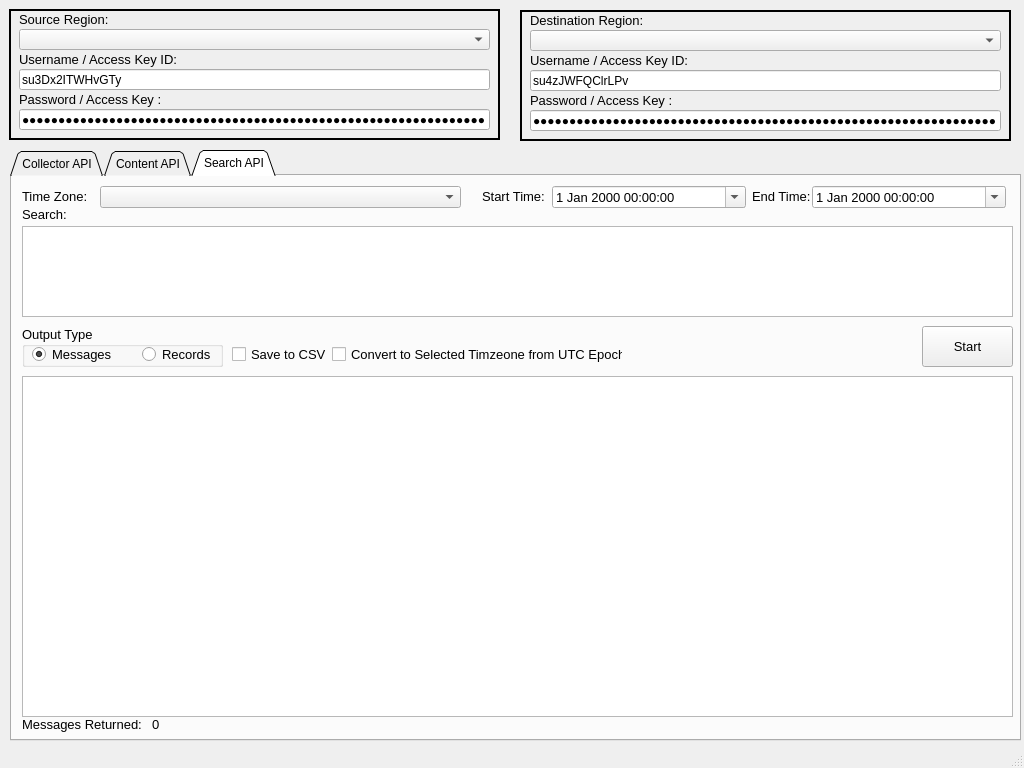
<?xml version="1.0" encoding="UTF-8"?>
<ui version="4.0">
 <class>MainWindow</class>
 <widget class="QMainWindow" name="MainWindow">
  <property name="geometry">
   <rect>
    <x>0</x>
    <y>0</y>
    <width>1024</width>
    <height>768</height>
   </rect>
  </property>
  <property name="sizePolicy">
   <sizepolicy hsizetype="Fixed" vsizetype="Fixed">
    <horstretch>0</horstretch>
    <verstretch>0</verstretch>
   </sizepolicy>
  </property>
  <property name="minimumSize">
   <size>
    <width>1024</width>
    <height>768</height>
   </size>
  </property>
  <property name="maximumSize">
   <size>
    <width>1024</width>
    <height>768</height>
   </size>
  </property>
  <property name="windowTitle">
   <string>SumoLogicToolBox</string>
  </property>
  <widget class="QWidget" name="centralwidget">
   <widget class="QTabWidget" name="tabWidget">
    <property name="geometry">
     <rect>
      <x>10</x>
      <y>150</y>
      <width>1011</width>
      <height>591</height>
     </rect>
    </property>
    <property name="sizePolicy">
     <sizepolicy hsizetype="Fixed" vsizetype="Fixed">
      <horstretch>0</horstretch>
      <verstretch>0</verstretch>
     </sizepolicy>
    </property>
    <property name="tabShape">
     <enum>QTabWidget::Triangular</enum>
    </property>
    <property name="currentIndex">
     <number>2</number>
    </property>
    <widget class="QWidget" name="CollectorAPI">
     <attribute name="title">
      <string>Collector API</string>
     </attribute>
     <widget class="QPushButton" name="pushButtonUpdateListSource">
      <property name="geometry">
       <rect>
        <x>10</x>
        <y>10</y>
        <width>111</width>
        <height>31</height>
       </rect>
      </property>
      <property name="contextMenuPolicy">
       <enum>Qt::NoContextMenu</enum>
      </property>
      <property name="text">
       <string>Update</string>
      </property>
     </widget>
     <widget class="QListWidget" name="listWidgetSourceCollectors">
      <property name="geometry">
       <rect>
        <x>10</x>
        <y>70</y>
        <width>491</width>
        <height>191</height>
       </rect>
      </property>
      <property name="font">
       <font>
        <family>Arial</family>
        <pointsize>10</pointsize>
       </font>
      </property>
      <property name="contextMenuPolicy">
       <enum>Qt::NoContextMenu</enum>
      </property>
      <property name="horizontalScrollBarPolicy">
       <enum>Qt::ScrollBarAsNeeded</enum>
      </property>
      <property name="editTriggers">
       <set>QAbstractItemView::NoEditTriggers</set>
      </property>
      <property name="alternatingRowColors">
       <bool>true</bool>
      </property>
      <property name="selectionMode">
       <enum>QAbstractItemView::SingleSelection</enum>
      </property>
      <property name="sortingEnabled">
       <bool>true</bool>
      </property>
     </widget>
     <widget class="QListWidget" name="listWidgetSourceSources">
      <property name="geometry">
       <rect>
        <x>10</x>
        <y>290</y>
        <width>491</width>
        <height>201</height>
       </rect>
      </property>
      <property name="font">
       <font>
        <family>Arial</family>
        <pointsize>10</pointsize>
       </font>
      </property>
      <property name="editTriggers">
       <set>QAbstractItemView::NoEditTriggers</set>
      </property>
      <property name="alternatingRowColors">
       <bool>true</bool>
      </property>
      <property name="selectionMode">
       <enum>QAbstractItemView::MultiSelection</enum>
      </property>
      <property name="sortingEnabled">
       <bool>true</bool>
      </property>
     </widget>
     <widget class="QLabel" name="label_7">
      <property name="geometry">
       <rect>
        <x>10</x>
        <y>50</y>
        <width>81</width>
        <height>16</height>
       </rect>
      </property>
      <property name="font">
       <font>
        <family>Arial</family>
        <pointsize>10</pointsize>
       </font>
      </property>
      <property name="text">
       <string>Collectors:</string>
      </property>
     </widget>
     <widget class="QLabel" name="label_8">
      <property name="geometry">
       <rect>
        <x>10</x>
        <y>270</y>
        <width>81</width>
        <height>16</height>
       </rect>
      </property>
      <property name="font">
       <font>
        <family>Arial</family>
        <pointsize>10</pointsize>
       </font>
      </property>
      <property name="text">
       <string>Sources:</string>
      </property>
     </widget>
     <widget class="QListWidget" name="listWidgetDestinationCollectors">
      <property name="geometry">
       <rect>
        <x>520</x>
        <y>70</y>
        <width>491</width>
        <height>191</height>
       </rect>
      </property>
      <property name="font">
       <font>
        <family>Arial</family>
        <pointsize>10</pointsize>
       </font>
      </property>
      <property name="contextMenuPolicy">
       <enum>Qt::NoContextMenu</enum>
      </property>
      <property name="editTriggers">
       <set>QAbstractItemView::NoEditTriggers</set>
      </property>
      <property name="alternatingRowColors">
       <bool>true</bool>
      </property>
      <property name="sortingEnabled">
       <bool>true</bool>
      </property>
     </widget>
     <widget class="QListWidget" name="listWidgetDestinationSources">
      <property name="geometry">
       <rect>
        <x>520</x>
        <y>290</y>
        <width>491</width>
        <height>201</height>
       </rect>
      </property>
      <property name="font">
       <font>
        <family>Arial</family>
        <pointsize>10</pointsize>
       </font>
      </property>
      <property name="contextMenuPolicy">
       <enum>Qt::NoContextMenu</enum>
      </property>
      <property name="editTriggers">
       <set>QAbstractItemView::NoEditTriggers</set>
      </property>
      <property name="alternatingRowColors">
       <bool>true</bool>
      </property>
      <property name="selectionMode">
       <enum>QAbstractItemView::MultiSelection</enum>
      </property>
      <property name="sortingEnabled">
       <bool>true</bool>
      </property>
     </widget>
     <widget class="QLabel" name="label_9">
      <property name="geometry">
       <rect>
        <x>520</x>
        <y>50</y>
        <width>81</width>
        <height>16</height>
       </rect>
      </property>
      <property name="font">
       <font>
        <family>Arial</family>
        <pointsize>10</pointsize>
       </font>
      </property>
      <property name="text">
       <string>Collectors:</string>
      </property>
     </widget>
     <widget class="QLabel" name="label_10">
      <property name="geometry">
       <rect>
        <x>520</x>
        <y>270</y>
        <width>81</width>
        <height>16</height>
       </rect>
      </property>
      <property name="font">
       <font>
        <family>Arial</family>
        <pointsize>10</pointsize>
       </font>
      </property>
      <property name="text">
       <string>Sources:</string>
      </property>
     </widget>
     <widget class="QPushButton" name="pushButtonCopyCollectorsToDest">
      <property name="geometry">
       <rect>
        <x>430</x>
        <y>500</y>
        <width>75</width>
        <height>23</height>
       </rect>
      </property>
      <property name="contextMenuPolicy">
       <enum>Qt::NoContextMenu</enum>
      </property>
      <property name="text">
       <string>Copy -&gt;</string>
      </property>
     </widget>
     <widget class="QPushButton" name="pushButtonUpdateListDestination">
      <property name="geometry">
       <rect>
        <x>520</x>
        <y>10</y>
        <width>111</width>
        <height>31</height>
       </rect>
      </property>
      <property name="contextMenuPolicy">
       <enum>Qt::NoContextMenu</enum>
      </property>
      <property name="text">
       <string>Update</string>
      </property>
     </widget>
    </widget>
    <widget class="QWidget" name="ContentAPI">
     <attribute name="title">
      <string>Content API</string>
     </attribute>
     <widget class="QLabel" name="label_12">
      <property name="geometry">
       <rect>
        <x>330</x>
        <y>230</y>
        <width>371</width>
        <height>91</height>
       </rect>
      </property>
      <property name="font">
       <font>
        <family>Arial</family>
        <pointsize>28</pointsize>
       </font>
      </property>
      <property name="text">
       <string>Not Yet Implemented</string>
      </property>
      <property name="textFormat">
       <enum>Qt::AutoText</enum>
      </property>
     </widget>
    </widget>
    <widget class="QWidget" name="SearchAPI">
     <attribute name="title">
      <string>Search API</string>
     </attribute>
     <widget class="QLabel" name="label_11">
      <property name="geometry">
       <rect>
        <x>10</x>
        <y>30</y>
        <width>46</width>
        <height>16</height>
       </rect>
      </property>
      <property name="font">
       <font>
        <family>Arial</family>
        <pointsize>10</pointsize>
       </font>
      </property>
      <property name="text">
       <string>Search:</string>
      </property>
     </widget>
     <widget class="QPushButton" name="pushButtonStartSearch">
      <property name="geometry">
       <rect>
        <x>910</x>
        <y>150</y>
        <width>91</width>
        <height>41</height>
       </rect>
      </property>
      <property name="font">
       <font>
        <family>Arial</family>
        <pointsize>10</pointsize>
       </font>
      </property>
      <property name="text">
       <string>Start</string>
      </property>
     </widget>
     <widget class="QTableWidget" name="tableWidgetSearchResults">
      <property name="geometry">
       <rect>
        <x>10</x>
        <y>200</y>
        <width>991</width>
        <height>341</height>
       </rect>
      </property>
      <property name="font">
       <font>
        <family>Liberation Mono</family>
        <pointsize>8</pointsize>
       </font>
      </property>
      <property name="editTriggers">
       <set>QAbstractItemView::NoEditTriggers</set>
      </property>
      <property name="alternatingRowColors">
       <bool>true</bool>
      </property>
      <property name="selectionMode">
       <enum>QAbstractItemView::NoSelection</enum>
      </property>
      <property name="selectionBehavior">
       <enum>QAbstractItemView::SelectItems</enum>
      </property>
      <property name="textElideMode">
       <enum>Qt::ElideNone</enum>
      </property>
      <property name="horizontalScrollMode">
       <enum>QAbstractItemView::ScrollPerPixel</enum>
      </property>
      <attribute name="horizontalHeaderCascadingSectionResizes">
       <bool>true</bool>
      </attribute>
      <attribute name="horizontalHeaderStretchLastSection">
       <bool>true</bool>
      </attribute>
      <attribute name="verticalHeaderVisible">
       <bool>false</bool>
      </attribute>
      <attribute name="verticalHeaderStretchLastSection">
       <bool>false</bool>
      </attribute>
     </widget>
     <widget class="QPlainTextEdit" name="plainTextEditSearch">
      <property name="geometry">
       <rect>
        <x>10</x>
        <y>50</y>
        <width>991</width>
        <height>91</height>
       </rect>
      </property>
      <property name="font">
       <font>
        <family>Arial</family>
        <pointsize>10</pointsize>
       </font>
      </property>
      <property name="frameShadow">
       <enum>QFrame::Plain</enum>
      </property>
     </widget>
     <widget class="QGroupBox" name="groupBoxSearchType">
      <property name="geometry">
       <rect>
        <x>10</x>
        <y>150</y>
        <width>201</width>
        <height>41</height>
       </rect>
      </property>
      <property name="font">
       <font>
        <family>Arial</family>
        <pointsize>10</pointsize>
       </font>
      </property>
      <property name="title">
       <string>Output Type</string>
      </property>
      <widget class="QRadioButton" name="radioButtonMessages">
       <property name="geometry">
        <rect>
         <x>10</x>
         <y>20</y>
         <width>82</width>
         <height>17</height>
        </rect>
       </property>
       <property name="font">
        <font>
         <family>Arial</family>
         <pointsize>10</pointsize>
        </font>
       </property>
       <property name="text">
        <string>Messages</string>
       </property>
       <property name="checked">
        <bool>true</bool>
       </property>
       <attribute name="buttonGroup">
        <string notr="true">buttonGroupOutputType</string>
       </attribute>
      </widget>
      <widget class="QRadioButton" name="radioButton_2">
       <property name="geometry">
        <rect>
         <x>120</x>
         <y>20</y>
         <width>82</width>
         <height>17</height>
        </rect>
       </property>
       <property name="text">
        <string>Records</string>
       </property>
       <attribute name="buttonGroup">
        <string notr="true">buttonGroupOutputType</string>
       </attribute>
      </widget>
     </widget>
     <widget class="QDateTimeEdit" name="dateTimeEditSearchEndTime">
      <property name="geometry">
       <rect>
        <x>800</x>
        <y>10</y>
        <width>194</width>
        <height>22</height>
       </rect>
      </property>
      <property name="font">
       <font>
        <family>Arial</family>
        <pointsize>10</pointsize>
       </font>
      </property>
      <property name="calendarPopup">
       <bool>true</bool>
      </property>
     </widget>
     <widget class="QLabel" name="label_13">
      <property name="geometry">
       <rect>
        <x>740</x>
        <y>10</y>
        <width>61</width>
        <height>21</height>
       </rect>
      </property>
      <property name="font">
       <font>
        <family>Arial</family>
        <pointsize>10</pointsize>
       </font>
      </property>
      <property name="text">
       <string>End Time:</string>
      </property>
     </widget>
     <widget class="QDateTimeEdit" name="dateTimeEditSearchStartTime">
      <property name="geometry">
       <rect>
        <x>540</x>
        <y>10</y>
        <width>194</width>
        <height>22</height>
       </rect>
      </property>
      <property name="font">
       <font>
        <family>Arial</family>
        <pointsize>10</pointsize>
       </font>
      </property>
      <property name="calendarPopup">
       <bool>true</bool>
      </property>
     </widget>
     <widget class="QLabel" name="label_14">
      <property name="geometry">
       <rect>
        <x>470</x>
        <y>10</y>
        <width>71</width>
        <height>21</height>
       </rect>
      </property>
      <property name="font">
       <font>
        <family>Arial</family>
        <pointsize>10</pointsize>
       </font>
      </property>
      <property name="text">
       <string>Start Time:</string>
      </property>
     </widget>
     <widget class="QComboBox" name="comboBoxTimeZone">
      <property name="geometry">
       <rect>
        <x>88</x>
        <y>10</y>
        <width>361</width>
        <height>22</height>
       </rect>
      </property>
     </widget>
     <widget class="QLabel" name="label_15">
      <property name="geometry">
       <rect>
        <x>10</x>
        <y>10</y>
        <width>71</width>
        <height>21</height>
       </rect>
      </property>
      <property name="font">
       <font>
        <family>Arial</family>
        <pointsize>10</pointsize>
       </font>
      </property>
      <property name="text">
       <string>Time Zone:</string>
      </property>
     </widget>
     <widget class="QLabel" name="label_16">
      <property name="geometry">
       <rect>
        <x>10</x>
        <y>540</y>
        <width>121</width>
        <height>16</height>
       </rect>
      </property>
      <property name="font">
       <font>
        <family>Arial</family>
        <pointsize>10</pointsize>
       </font>
      </property>
      <property name="text">
       <string>Messages Returned:</string>
      </property>
     </widget>
     <widget class="QLabel" name="labelSearchResultCount">
      <property name="geometry">
       <rect>
        <x>140</x>
        <y>540</y>
        <width>111</width>
        <height>16</height>
       </rect>
      </property>
      <property name="font">
       <font>
        <family>Arial</family>
        <pointsize>10</pointsize>
       </font>
      </property>
      <property name="text">
       <string>0</string>
      </property>
     </widget>
     <widget class="QCheckBox" name="checkBoxSaveSearch">
      <property name="geometry">
       <rect>
        <x>220</x>
        <y>170</y>
        <width>101</width>
        <height>17</height>
       </rect>
      </property>
      <property name="font">
       <font>
        <family>Arial</family>
        <pointsize>10</pointsize>
       </font>
      </property>
      <property name="text">
       <string>Save to CSV</string>
      </property>
     </widget>
     <widget class="QCheckBox" name="checkBoxConvertTimeFromEpoch">
      <property name="geometry">
       <rect>
        <x>320</x>
        <y>170</y>
        <width>291</width>
        <height>17</height>
       </rect>
      </property>
      <property name="font">
       <font>
        <family>Arial</family>
        <pointsize>10</pointsize>
       </font>
      </property>
      <property name="text">
       <string>Convert to Selected Timzeone from UTC Epoch</string>
      </property>
     </widget>
    </widget>
   </widget>
   <widget class="QFrame" name="frame">
    <property name="geometry">
     <rect>
      <x>9</x>
      <y>9</y>
      <width>491</width>
      <height>131</height>
     </rect>
    </property>
    <property name="frameShape">
     <enum>QFrame::Box</enum>
    </property>
    <property name="frameShadow">
     <enum>QFrame::Plain</enum>
    </property>
    <property name="lineWidth">
     <number>2</number>
    </property>
    <property name="midLineWidth">
     <number>2</number>
    </property>
    <widget class="QLabel" name="label">
     <property name="geometry">
      <rect>
       <x>10</x>
       <y>0</y>
       <width>91</width>
       <height>21</height>
      </rect>
     </property>
     <property name="font">
      <font>
       <family>Arial</family>
       <pointsize>10</pointsize>
      </font>
     </property>
     <property name="text">
      <string>Source Region:</string>
     </property>
    </widget>
    <widget class="QComboBox" name="comboBoxSourceRegion">
     <property name="geometry">
      <rect>
       <x>10</x>
       <y>20</y>
       <width>471</width>
       <height>21</height>
      </rect>
     </property>
     <property name="contextMenuPolicy">
      <enum>Qt::NoContextMenu</enum>
     </property>
     <property name="insertPolicy">
      <enum>QComboBox::InsertAfterCurrent</enum>
     </property>
    </widget>
    <widget class="QLabel" name="label_2">
     <property name="geometry">
      <rect>
       <x>10</x>
       <y>40</y>
       <width>171</width>
       <height>21</height>
      </rect>
     </property>
     <property name="font">
      <font>
       <family>Arial</family>
       <pointsize>10</pointsize>
      </font>
     </property>
     <property name="text">
      <string>Username / Access Key ID:</string>
     </property>
    </widget>
    <widget class="QLineEdit" name="SourceUserName">
     <property name="geometry">
      <rect>
       <x>10</x>
       <y>60</y>
       <width>471</width>
       <height>21</height>
      </rect>
     </property>
     <property name="contextMenuPolicy">
      <enum>Qt::NoContextMenu</enum>
     </property>
     <property name="text">
      <string>su3Dx2ITWHvGTy</string>
     </property>
    </widget>
    <widget class="QLabel" name="label_4">
     <property name="geometry">
      <rect>
       <x>10</x>
       <y>80</y>
       <width>171</width>
       <height>21</height>
      </rect>
     </property>
     <property name="font">
      <font>
       <family>Arial</family>
       <pointsize>10</pointsize>
      </font>
     </property>
     <property name="text">
      <string>Password / Access Key :</string>
     </property>
    </widget>
    <widget class="QLineEdit" name="SourcePassword">
     <property name="geometry">
      <rect>
       <x>10</x>
       <y>100</y>
       <width>471</width>
       <height>21</height>
      </rect>
     </property>
     <property name="contextMenuPolicy">
      <enum>Qt::NoContextMenu</enum>
     </property>
     <property name="text">
      <string>ujzTeJN1gTiQ5C8xXiUco2H32lCcK2UUejOCdsnyYqKp3gLQkCMMIm45FrwqOCSm</string>
     </property>
     <property name="echoMode">
      <enum>QLineEdit::Password</enum>
     </property>
    </widget>
   </widget>
   <widget class="QFrame" name="frame_2">
    <property name="geometry">
     <rect>
      <x>520</x>
      <y>10</y>
      <width>491</width>
      <height>131</height>
     </rect>
    </property>
    <property name="frameShape">
     <enum>QFrame::Box</enum>
    </property>
    <property name="frameShadow">
     <enum>QFrame::Plain</enum>
    </property>
    <property name="lineWidth">
     <number>2</number>
    </property>
    <property name="midLineWidth">
     <number>2</number>
    </property>
    <widget class="QLabel" name="label_3">
     <property name="geometry">
      <rect>
       <x>10</x>
       <y>0</y>
       <width>121</width>
       <height>21</height>
      </rect>
     </property>
     <property name="font">
      <font>
       <family>Arial</family>
       <pointsize>10</pointsize>
      </font>
     </property>
     <property name="text">
      <string>Destination Region:</string>
     </property>
    </widget>
    <widget class="QComboBox" name="comboBoxDestinationRegion">
     <property name="geometry">
      <rect>
       <x>10</x>
       <y>20</y>
       <width>471</width>
       <height>21</height>
      </rect>
     </property>
     <property name="contextMenuPolicy">
      <enum>Qt::NoContextMenu</enum>
     </property>
     <property name="insertPolicy">
      <enum>QComboBox::InsertAfterCurrent</enum>
     </property>
    </widget>
    <widget class="QLabel" name="label_5">
     <property name="geometry">
      <rect>
       <x>10</x>
       <y>40</y>
       <width>171</width>
       <height>21</height>
      </rect>
     </property>
     <property name="font">
      <font>
       <family>Arial</family>
       <pointsize>10</pointsize>
      </font>
     </property>
     <property name="text">
      <string>Username / Access Key ID:</string>
     </property>
    </widget>
    <widget class="QLineEdit" name="DestinationUserName">
     <property name="geometry">
      <rect>
       <x>10</x>
       <y>60</y>
       <width>471</width>
       <height>21</height>
      </rect>
     </property>
     <property name="contextMenuPolicy">
      <enum>Qt::NoContextMenu</enum>
     </property>
     <property name="text">
      <string>su4zJWFQClrLPv</string>
     </property>
    </widget>
    <widget class="QLabel" name="label_6">
     <property name="geometry">
      <rect>
       <x>10</x>
       <y>80</y>
       <width>171</width>
       <height>21</height>
      </rect>
     </property>
     <property name="font">
      <font>
       <family>Arial</family>
       <pointsize>10</pointsize>
      </font>
     </property>
     <property name="text">
      <string>Password / Access Key :</string>
     </property>
    </widget>
    <widget class="QLineEdit" name="DestinationPassword">
     <property name="geometry">
      <rect>
       <x>10</x>
       <y>100</y>
       <width>471</width>
       <height>21</height>
      </rect>
     </property>
     <property name="contextMenuPolicy">
      <enum>Qt::NoContextMenu</enum>
     </property>
     <property name="text">
      <string>DWs5ib3d19kbGTW4pejWWuOC3nsWGtRNN6q0v3hOUYfaKs9VlXnY3lnT93x4LJ5h</string>
     </property>
     <property name="echoMode">
      <enum>QLineEdit::Password</enum>
     </property>
    </widget>
   </widget>
  </widget>
  <widget class="QMenuBar" name="menubar">
   <property name="geometry">
    <rect>
     <x>0</x>
     <y>0</y>
     <width>1024</width>
     <height>21</height>
    </rect>
   </property>
  </widget>
  <widget class="QStatusBar" name="statusbar"/>
 </widget>
 <resources/>
 <connections/>
 <buttongroups>
  <buttongroup name="buttonGroupOutputType"/>
 </buttongroups>
</ui>
